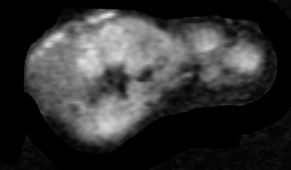
%> input picture Emily/Benchmarking/Benchmarking_a/1_photos/e.jpg, 291 x 170 px; its folder holds only this picture in this run
$ octave testa.m   (GNU Octave 9; MATLAB toolbox functions it lacks are replaced by stand-ins)
%> lines starting %> are read from the running program, lines starting %| are printed output that depends on the picture; in (x1, y1, x2, y2) boxes, pixels count from 0 and x2, y2 are one past the last pixel; in counts of white or black regions, pixels touching at a corner belong together; the program's own positions count from 1
### Emily/Benchmarking/Benchmarking_a/histNormal.m
function image = histNormal(image,min,max)
      k2 = double(image);
      k3 = (k2-min)./(max-min);
      k4 = k3.*255;
      k5=uint8(k4);
      image = k5;

      return
 end

### Emily/Benchmarking/Benchmarking_a/testa.m

directory = dir("1_photos/*.jpg");

for i = 1:length(directory)
%Step 1: Preprocessing
    image_path = strcat("1_photos/",directory(i).name);
    img = rgb2gray(imread(image_path));
%> img: size 170x291 uint8; min 0, max 235, mean 51.9
    m1 = double(min(min(img)));
%> m1 = 0
    m2 = double(max(max(img)));
%> m2 = 235
%"Gray level expanded to be from 0 to 255 if it occupies less than that?"
    im1 = histNormal(img,m1,m2);
    %imshow(im1);
    newpath = strcat("2_preprocessing/",directory(i).name);
    imwrite(im1,newpath);

%Step 2: Segmentation - Canny Edge Detection OR Adaptive Thresholding
    %Step 2 & 3? Canny Edge Detection
    C = edge(im1,'Canny');
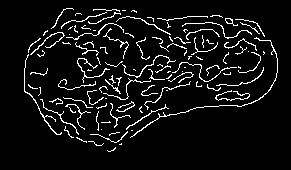
%> C: size 170x291 logical; 7% white in thin lines or dots, all inside (x1, y1, x2, y2) = (24, 8, 278, 152)
    im1(C == 0) = 0;
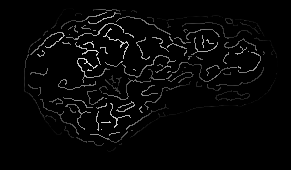
%> im1: size 170x291 uint8; min 0, max 232, mean 6.8
    %imshow(C)
    newpath = strcat("3_CannyEdge/",directory(i).name);
    imwrite(C,newpath);

    newpath = strcat("3_CannyEdgeApplied/",directory(i).name);
    imwrite(im1,newpath);

%Step 4: Harris Method
    % Get the dimensions of the image.
    % numberOfColorBands should be = 1.
    [rows, columns, numberOfColorBands] = size(im1);
%> rows = 170; columns = 291; numberOfColorBands = 1
    if numberOfColorBands > 1
        % It's not really gray scale like we expected - it's color.
        % Convert it to gray scale by taking only the green channel.
        im1 = im1(:, :, 2); % Take green channel.
    end
        % Display the original gray scale image.
        subplot(2, 2, 1);
        imshow(im1, []);
        title('Original Grayscale Image');
        % Enlarge figure to full screen.
        set(gcf, 'units','normalized','outerposition',[0 0 1 1]);
        % Give a name to the title bar.
        set(gcf,'name','Laplace Transformation','numbertitle','off')

        % Compute Laplacian
        laplacianKernel = [-1,-1,-1;-1,8,-1;-1,-1,-1]/8;
        laplacianImage = imfilter(double(im1), laplacianKernel);
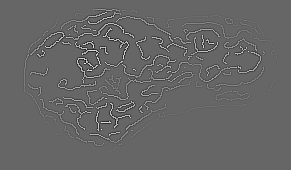
%> laplacianImage: size 170x291 double; min -139.1, max 208, mean 0; drawn with min black and max white
        % Display the image.
        subplot(2, 2, 2);
%         imshow(laplacianImage, []);
        title('Laplacian Image');
         %h = laplace(cdf);
         newpath = strcat("4_HarrisLaplace/",directory(i).name);
         imwrite(laplacianImage,newpath);
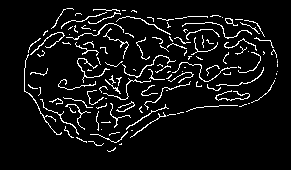
%> saved as e.jpg: size 170x291 uint8; min 0, max 255, mean 17.6

end

$ run again, on Emily/Benchmarking/Benchmarking_a/1_photos/i.jpg
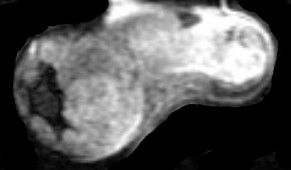
%> input picture Emily/Benchmarking/Benchmarking_a/1_photos/i.jpg, 291 x 170 px
%> m1 = 0
%> m2 = 255
%> `C = edge(im1,'Canny');`:
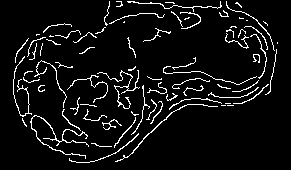
%> C: size 170x291 logical; 6.5% white in thin lines or dots, all inside (x1, y1, x2, y2) = (13, 1, 278, 163)
%> `laplacianImage = imfilter(double(im1), laplacianKernel);`:
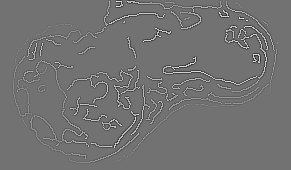
%> laplacianImage: size 170x291 double; min -175, max 214.4, mean 0; drawn with min black and max white

$ run again, on Emily/Benchmarking/Benchmarking_a/1_photos/j.jpg
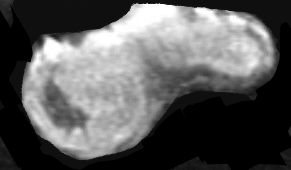
%> input picture Emily/Benchmarking/Benchmarking_a/1_photos/j.jpg, 291 x 170 px
%> m1 = 0
%> m2 = 255
%> `C = edge(im1,'Canny');`:
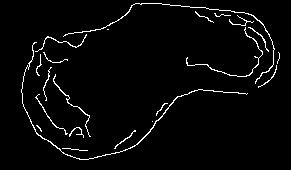
%> C: size 170x291 logical; 3.2% white in thin lines or dots, all inside (x1, y1, x2, y2) = (21, 3, 280, 160)
%> `laplacianImage = imfilter(double(im1), laplacianKernel);`:
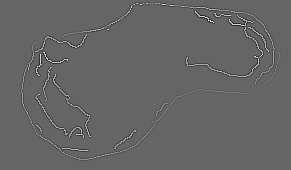
%> laplacianImage: size 170x291 double; min -146.8, max 221.1, mean 0; drawn with min black and max white

$ run again, on Emily/Benchmarking/Benchmarking_a/1_photos/k.jpg
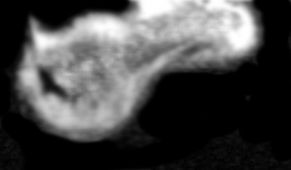
%> input picture Emily/Benchmarking/Benchmarking_a/1_photos/k.jpg, 291 x 170 px
%> m1 = 0
%> m2 = 255
%> `C = edge(im1,'Canny');`:
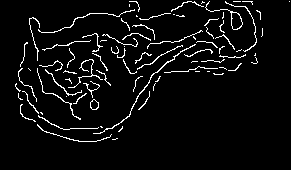
%> C: size 170x291 logical; 5.1% white in thin lines or dots, all inside (x1, y1, x2, y2) = (15, 1, 290, 142)
%> `laplacianImage = imfilter(double(im1), laplacianKernel);`:
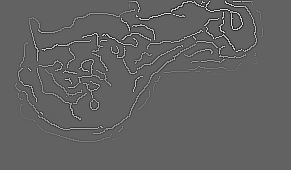
%> laplacianImage: size 170x291 double; min -127.2, max 200.9, mean 0; drawn with min black and max white

$ run again, on Emily/Benchmarking/Benchmarking_a/1_photos/f.jpg
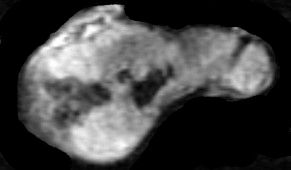
%> input picture Emily/Benchmarking/Benchmarking_a/1_photos/f.jpg, 291 x 170 px
%> m1 = 0
%> m2 = 255
%> C: size 170x291 logical; 6.4% white in thin lines or dots, all inside (x1, y1, x2, y2) = (1, 4, 277, 163)
%> `laplacianImage = imfilter(double(im1), laplacianKernel);`:
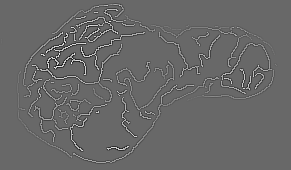
%> laplacianImage: size 170x291 double; min -141, max 204, mean 0; drawn with min black and max white
